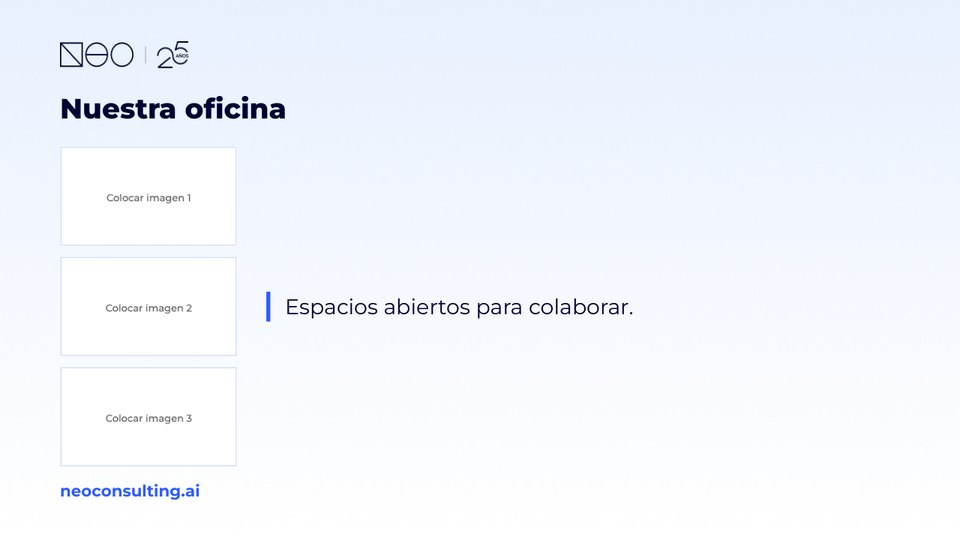
#> input picture skills/neo-presentaciones/assets/galeria/image_heavy_special.jpg, 960 x 540 px
$ python -i bg_clear.py   (imports and definitions only)
#> lines starting #> are read from the running program, lines starting #| are printed output that depends on the picture; after the words box and inside, x2 and y2 are one past the last pixel; in counts of white or black regions, pixels touching at a corner belong together
"""Capturas sin fondo blanco (decisión D2 de la 0.2.0, deck de cliente, 2026-11-23).

Una captura, un gráfico o un diagrama pegado con su fondo blanco se ve como un recuadro
blanco sobre el fondo claro de la marca. Aquí se vuelve transparente ese fondo: un relleno
por inundación desde todos los bordes sobre lo casi blanco y opaco (todos los canales
≥ `umbral`). Solo lo que está conectado con el borde: el blanco encerrado por el contenido
(las celdas de una tabla con borde, el interior de una caja) se queda como está.

No se aplica (devuelve None) si la imagen ya trae transparencia, si no hay fondo que quitar
o si se quitaría más de `max_ratio` de la imagen (casi todo blanco: no es un fondo, es la
imagen). El composer lo usa solo en slides claras y para `screenshot`, `chart` y `diagram`.

Solo Pillow: el relleno avanza por tramos de fila (`bytearray.find`), no píxel a píxel, y
una captura de 1920 × 1080 se limpia en una fracción de segundo.
"""
from __future__ import annotations

import hashlib
from pathlib import Path

from PIL import Image, ImageChops

# Valores del mapa de trabajo: candidato (casi blanco), otro píxel y fondo ya rellenado.
_CAND, _OTHER, _FILLED = 0xFF, 0x00, 0x80
_ALPHA = bytes(0 if value == _FILLED else 255 for value in range(256))


def _has_transparency(im: Image.Image) -> bool:
    if im.mode in ("RGBA", "LA", "PA"):
        return im.getchannel("A").getextrema()[0] < 255
    if im.mode == "P" and "transparency" in im.info:
        return im.convert("RGBA").getchannel("A").getextrema()[0] < 255
    return "transparency" in im.info


def _run_end(m: bytearray, start: int, stop: int) -> int:
    """Fin (exclusivo) del tramo de candidatos que empieza en `start`, sin pasar de `stop`."""
    ends = [k for k in (m.find(b"\x00", start, stop), m.find(b"\x80", start, stop)) if k >= 0]
    return min(ends) if ends else stop


def _flood_from_edges(m: bytearray, w: int, h: int) -> int:
    """Rellena (con `_FILLED`) los candidatos conectados con el borde, en 4 vecinos.
    Devuelve la cantidad de píxeles rellenados."""
    stack: list[int] = []

    def seeds(start: int, stop: int) -> None:
        """Una semilla por tramo de candidatos dentro de [start, stop)."""
        i = m.find(b"\xff", start, stop)
        while i >= 0:
            stack.append(i)
            i = m.find(b"\xff", _run_end(m, i, stop), stop)

    seeds(0, w)
    seeds((h - 1) * w, h * w)
    for y in range(1, h - 1):
        for i in (y * w, y * w + w - 1):
            if m[i] == _CAND:
                stack.append(i)
    filled = 0
    while stack:
        i = stack.pop()
        if m[i] != _CAND:
            continue
        row = i - i % w
        left = max(m.rfind(b"\x00", row, i), m.rfind(b"\x80", row, i), row - 1) + 1
        right = _run_end(m, i, row + w)
        m[left:right] = bytes([_FILLED]) * (right - left)
        filled += right - left
        if row:
            seeds(left - w, right - w)
        if row + w < w * h:
            seeds(left + w, right + w)
    return filled


def _clear(im: Image.Image, umbral: int, max_ratio: float) -> tuple[Image.Image | None, str]:
    """(imagen sin fondo o None, motivo): `cleared`, `animated`, `transparent`, `nothing`, `too_much`."""
    if getattr(im, "n_frames", 1) > 1:
        return None, "animated"
    if _has_transparency(im):
        return None, "transparent"
    rgb = im.convert("RGB")
    w, h = rgb.size
    if not w or not h:
        return None, "nothing"
    near = [channel.point(lambda v: 255 if v >= umbral else 0) for channel in rgb.split()]
    mask = ImageChops.darker(ImageChops.darker(near[0], near[1]), near[2])
    m = bytearray(mask.tobytes())
    filled = _flood_from_edges(m, w, h)
    if not filled:
        return None, "nothing"
    if filled > max_ratio * w * h:
        return None, "too_much"
    out = rgb.convert("RGBA")
    out.putalpha(Image.frombytes("L", (w, h), bytes(m.translate(_ALPHA))))
    return out, "cleared"


def clear_white_background(imagen: Image.Image | str | Path, umbral: int = 245,
                           max_ratio: float = 0.7) -> Image.Image | None:
    """La imagen en RGBA con el fondo blanco transparente, o None si no corresponde.

    `imagen` puede ser una imagen de Pillow o una ruta. None: ya tiene transparencia, no
    se quitó nada, se quitaría más de `max_ratio` de los píxeles o es una GIF animada.
    """
#> called with umbral = 245, max_ratio = 0.7
    if isinstance(imagen, (str, Path)):
        with Image.open(imagen) as im:
#> im is the input picture: PIL image 960x540 RGB; mean R, G, B 242.3, 245.7, 252.5
            im.load()
            return _clear(im, umbral, max_ratio)[0]
#> in _clear, `near = [channel.point(lambda v: 255 if v >= umbral else 0) for channel..`: near = 3 items
#> in _clear, `mask = ImageChops.darker(ImageChops.darker(near[0], near[1]), near[2])`:
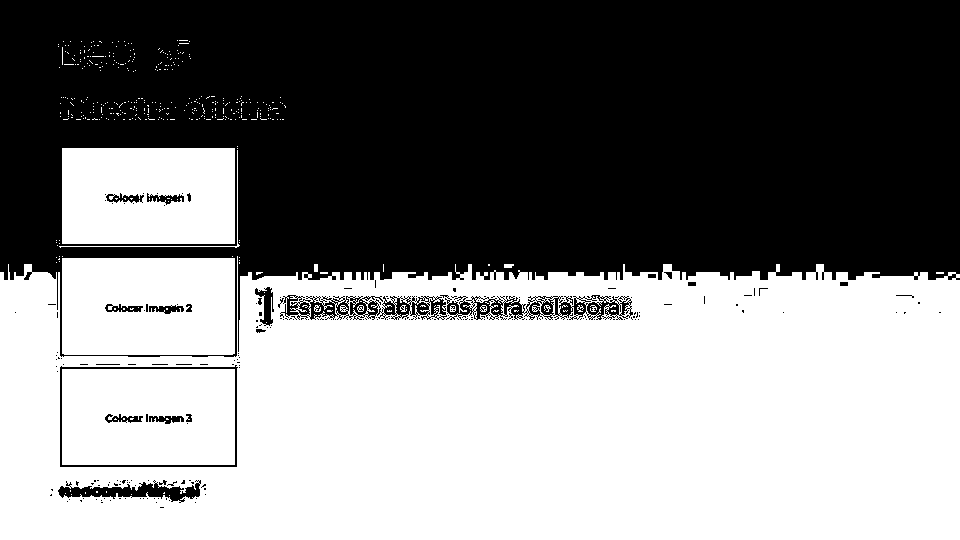
#> mask: PIL image 960x540 L; 51.1% white; 213 black regions (189 under 20 px), largest, box (x1, y1, x2, y2) and area: (0, 0, 960, 357) 243906, (440, 295, 633, 320) 2370, (280, 295, 447, 320) 2161
#> in _clear, `filled = _flood_from_edges(m, w, h)`: filled = 213217
    return _clear(imagen, umbral, max_ratio)[0]


def cleared_path(path: str | Path) -> Path:
    """Dónde se guarda la versión sin fondo de una imagen de la media del trabajo."""
    path = Path(path)
    return path.with_name(f"{path.stem}_sinfondo.png")


# Resultado por imagen en este proceso: el composer recompone una slide varias veces
# (compactación, otro ancho de imagen) y la limpieza se hace una sola vez.
_DONE: dict[str, tuple[str | None, str]] = {}
# Huella (md5, 10 caracteres, como `ImageBlock.sha`) de cada PNG sin fondo → la de su original:
# el optimizador le da a la imagen limpia la política de la clase del original (300 ppi y
# guarda de detalle para una captura), que si no se perdía con la huella nueva.
_SOURCE_SHA: dict[str, str] = {}


def _sha(path: str | Path) -> str:
    return hashlib.md5(Path(path).read_bytes()).hexdigest()[:10]


def source_sha(sha: str) -> str | None:
    """Huella del original de un PNG sin fondo escrito en este proceso (None si no es uno)."""
    return _SOURCE_SHA.get(sha)


def cleared_copy(path: str | Path, umbral: int = 245, max_ratio: float = 0.7) -> tuple[str | None, str]:
    """(ruta del PNG sin fondo junto a `path`, motivo). Lo escribe la primera vez; la ruta es
    None si no corresponde y el motivo dice por qué (ver `_clear`)."""
    key = f"{Path(path).resolve()}|{umbral}|{max_ratio}"
    if key not in _DONE:
        target = cleared_path(path)
        with Image.open(path) as im:
            im.load()
            out, reason = _clear(im, umbral, max_ratio)
        if out is not None:
            out.save(target, "PNG", optimize=True)
            _SOURCE_SHA[_sha(target)] = _sha(path)
        _DONE[key] = (str(target) if out is not None else None, reason)
    return _DONE[key]

>>> result = clear_white_background('../../assets/galeria/image_heavy_special.jpg')

$ run again, on skills/neo-presentaciones/assets/galeria/adr_framework.jpg
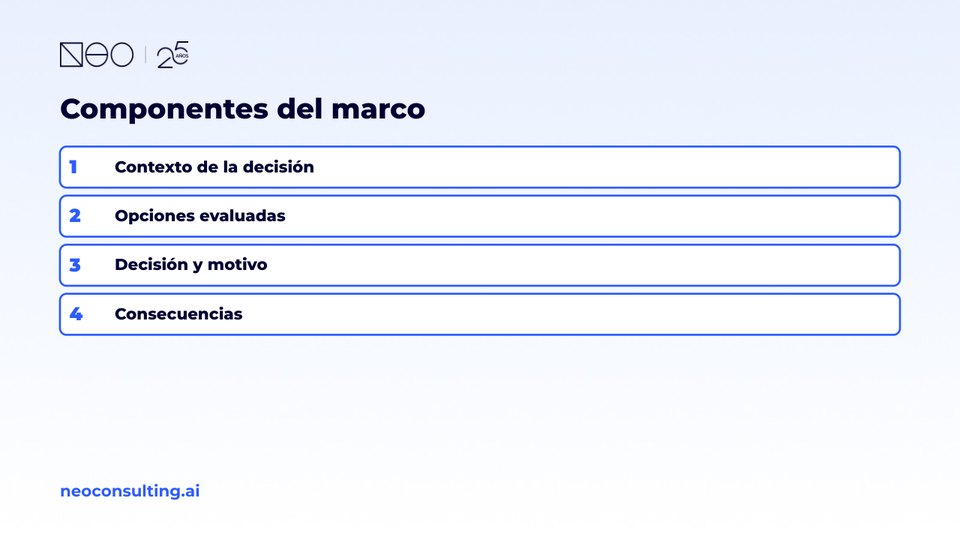
#> input picture skills/neo-presentaciones/assets/galeria/adr_framework.jpg, 960 x 540 px
#> in clear_white_background, im is the input picture: PIL image 960x540 RGB; mean R, G, B 237.4, 241.3, 250
#> near = 3 items
#> in _clear, `mask = ImageChops.darker(ImageChops.darker(near[0], near[1]), near[2])`:
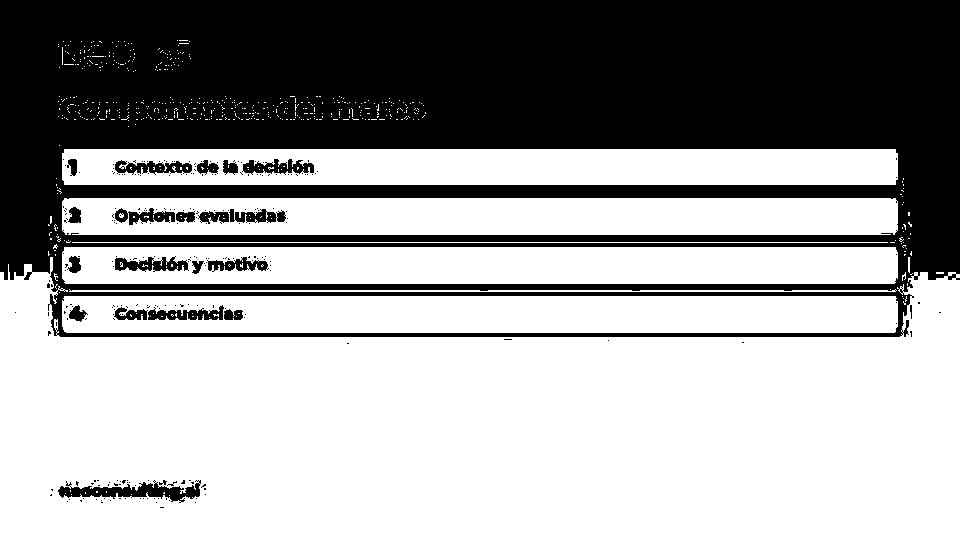
#> mask: PIL image 960x540 L; 61.7% white; 259 black regions (237 under 20 px), largest, box (x1, y1, x2, y2) and area: (0, 0, 960, 337) 190575, (58, 480, 201, 503) 1453, (115, 256, 189, 272) 677
#> in _clear, `filled = _flood_from_edges(m, w, h)`: filled = 199714

$ run again, on skills/neo-presentaciones/assets/galeria/agenda_list.jpg
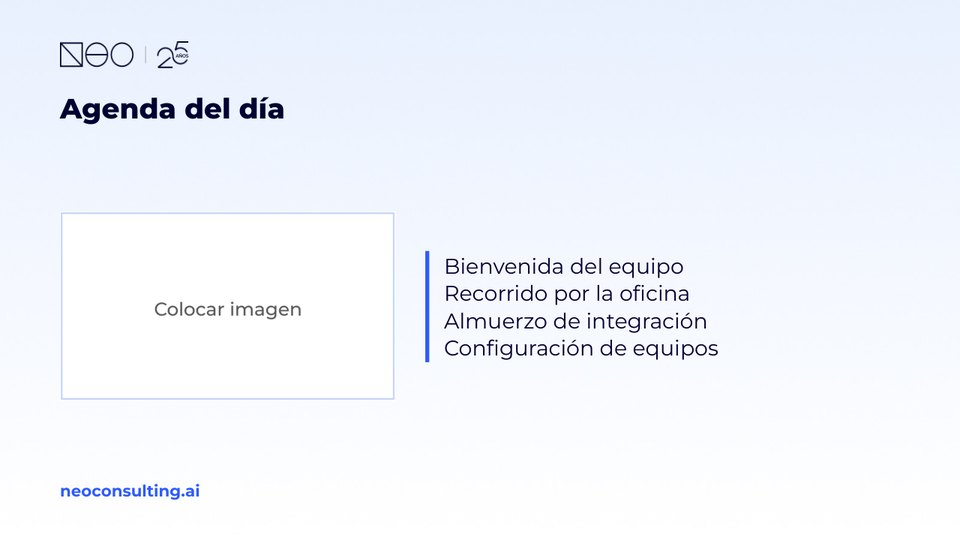
#> input picture skills/neo-presentaciones/assets/galeria/agenda_list.jpg, 960 x 540 px
#> in clear_white_background, im is the input picture: PIL image 960x540 RGB; mean R, G, B 241.2, 244.6, 251.4
#> near = 3 items
#> in _clear, `mask = ImageChops.darker(ImageChops.darker(near[0], near[1]), near[2])`:
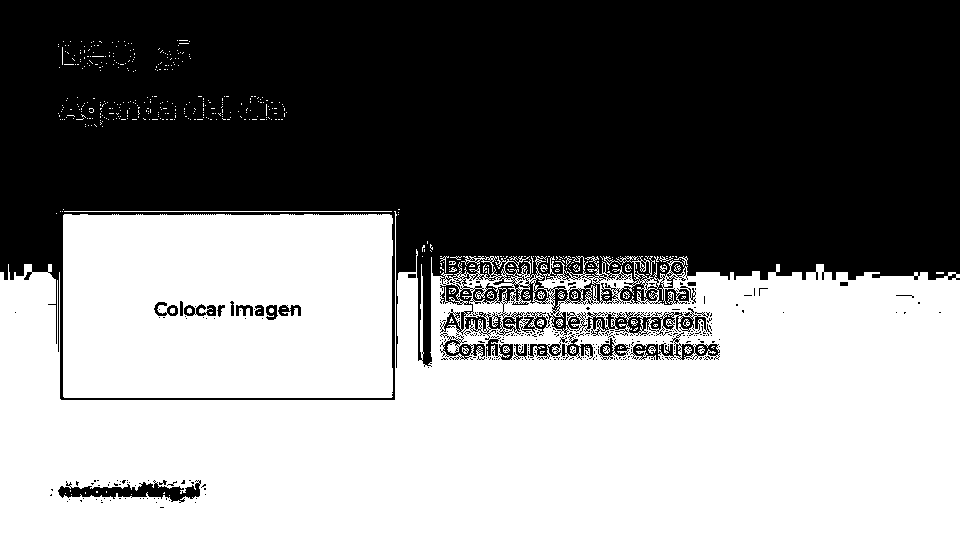
#> mask: PIL image 960x540 L; 50.5% white; 336 black regions (311 under 20 px), largest, box (x1, y1, x2, y2) and area: (0, 0, 960, 400) 249304, (58, 480, 201, 503) 1453, (584, 308, 712, 336) 1362
#> in _clear, `filled = _flood_from_edges(m, w, h)`: filled = 193961

$ run again, on skills/neo-presentaciones/assets/galeria/ai_maturity_levels.jpg
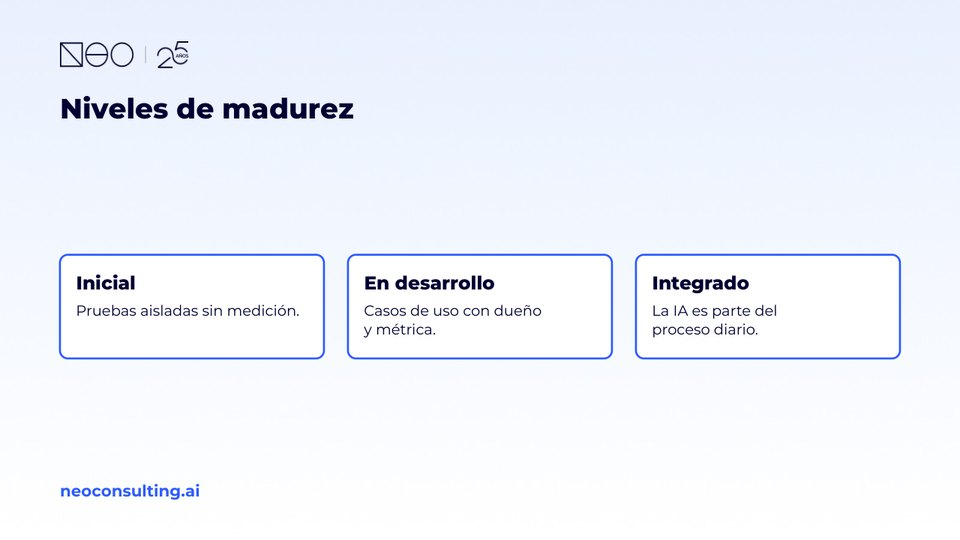
#> input picture skills/neo-presentaciones/assets/galeria/ai_maturity_levels.jpg, 960 x 540 px
#> in clear_white_background, im is the input picture: PIL image 960x540 RGB; mean R, G, B 239.9, 243.5, 251.1
#> near = 3 items
#> in _clear, `mask = ImageChops.darker(ImageChops.darker(near[0], near[1]), near[2])`:
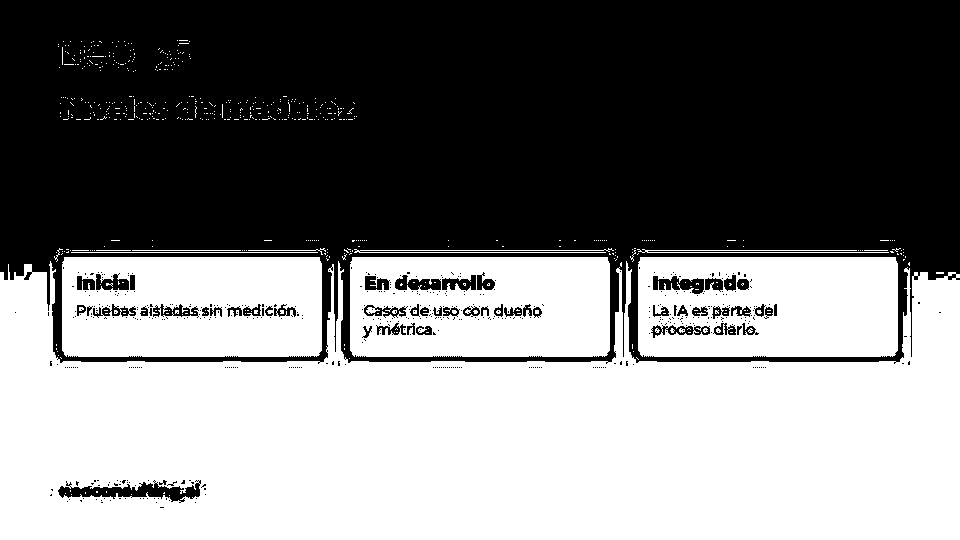
#> mask: PIL image 960x540 L; 49% white; 561 white regions (548 under 20 px), largest, box (x1, y1, x2, y2) and area: (0, 261, 960, 540) 180812, (62, 257, 322, 357) 23795, (638, 257, 898, 357) 23340
#> in _clear, `filled = _flood_from_edges(m, w, h)`: filled = 180760
